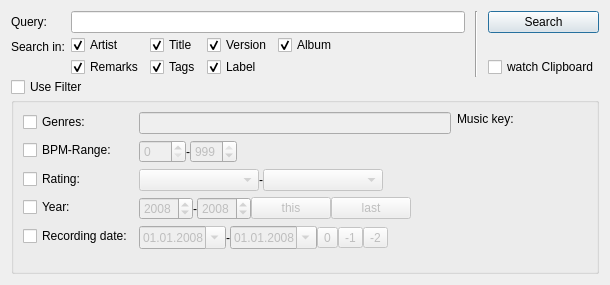
        <widget class="QWidget" name="tab_2">
         <attribute name="icon">
          <iconset resource="../../resources.qrc">
           <normaloff>:/icons/resources/viewmag.png</normaloff>:/icons/resources/viewmag.png</iconset>
         </attribute>
         <attribute name="title">
          <string>Quicksearch</string>
         </attribute>
         <layout class="QVBoxLayout" name="verticalLayout_4">
          <property name="spacing">
           <number>0</number>
          </property>
          <item>
           <layout class="QHBoxLayout" name="horizontalLayout_3">
            <item>
             <layout class="QFormLayout" name="formLayout">
              <property name="fieldGrowthPolicy">
               <enum>QFormLayout::ExpandingFieldsGrow</enum>
              </property>
              <property name="labelAlignment">
               <set>Qt::AlignLeading|Qt::AlignLeft|Qt::AlignVCenter</set>
              </property>
              <property name="horizontalSpacing">
               <number>6</number>
              </property>
              <property name="verticalSpacing">
               <number>2</number>
              </property>
              <property name="topMargin">
               <number>0</number>
              </property>
              <item row="1" column="0">
               <widget class="QLabel" name="label_4">
                <property name="text">
                 <string>Query:</string>
                </property>
               </widget>
              </item>
              <item row="1" column="1">
               <layout class="QHBoxLayout" name="horizontalLayout_4">
                <property name="spacing">
                 <number>6</number>
                </property>
                <item>
                 <widget class="QLineEdit" name="query"/>
                </item>
               </layout>
              </item>
              <item row="2" column="0">
               <widget class="QLabel" name="label_9">
                <property name="sizePolicy">
                 <sizepolicy hsizetype="Preferred" vsizetype="Preferred">
                  <horstretch>0</horstretch>
                  <verstretch>0</verstretch>
                 </sizepolicy>
                </property>
                <property name="text">
                 <string>Search in:</string>
                </property>
                <property name="alignment">
                 <set>Qt::AlignLeading|Qt::AlignLeft|Qt::AlignVCenter</set>
                </property>
               </widget>
              </item>
              <item row="2" column="1">
               <layout class="QHBoxLayout" name="horizontalLayout_7">
                <property name="topMargin">
                 <number>0</number>
                </property>
                <item>
                 <layout class="QGridLayout" name="gridLayout">
                  <property name="horizontalSpacing">
                   <number>6</number>
                  </property>
                  <property name="verticalSpacing">
                   <number>2</number>
                  </property>
                  <item row="0" column="4">
                   <spacer name="horizontalSpacer_4">
                    <property name="orientation">
                     <enum>Qt::Horizontal</enum>
                    </property>
                    <property name="sizeHint" stdset="0">
                     <size>
                      <width>40</width>
                      <height>20</height>
                     </size>
                    </property>
                   </spacer>
                  </item>
                  <item row="0" column="0">
                   <widget class="QCheckBox" name="searchArtist">
                    <property name="text">
                     <string>Artist</string>
                    </property>
                    <property name="checked">
                     <bool>true</bool>
                    </property>
                   </widget>
                  </item>
                  <item row="0" column="1">
                   <widget class="QCheckBox" name="searchTitle">
                    <property name="text">
                     <string>Title</string>
                    </property>
                    <property name="checked">
                     <bool>true</bool>
                    </property>
                   </widget>
                  </item>
                  <item row="0" column="2">
                   <widget class="QCheckBox" name="searchVersion">
                    <property name="text">
                     <string>Version</string>
                    </property>
                    <property name="checked">
                     <bool>true</bool>
                    </property>
                   </widget>
                  </item>
                  <item row="0" column="5">
                   <layout class="QHBoxLayout" name="horizontalLayout_9">
                    <property name="leftMargin">
                     <number>9</number>
                    </property>
                   </layout>
                  </item>
                  <item row="0" column="3">
                   <widget class="QCheckBox" name="searchAlbum">
                    <property name="text">
                     <string>Album</string>
                    </property>
                    <property name="checked">
                     <bool>true</bool>
                    </property>
                   </widget>
                  </item>
                  <item row="1" column="0">
                   <widget class="QCheckBox" name="searchRemarks">
                    <property name="text">
                     <string>Remarks</string>
                    </property>
                    <property name="checked">
                     <bool>true</bool>
                    </property>
                   </widget>
                  </item>
                  <item row="1" column="1">
                   <widget class="QCheckBox" name="searchTags">
                    <property name="text">
                     <string>Tags</string>
                    </property>
                    <property name="checked">
                     <bool>true</bool>
                    </property>
                   </widget>
                  </item>
                  <item row="1" column="2">
                   <widget class="QCheckBox" name="searchLabel">
                    <property name="text">
                     <string>Label</string>
                    </property>
                    <property name="checked">
                     <bool>true</bool>
                    </property>
                   </widget>
                  </item>
                 </layout>
                </item>
                <item>
                 <spacer name="horizontalSpacer_3">
                  <property name="orientation">
                   <enum>Qt::Horizontal</enum>
                  </property>
                  <property name="sizeHint" stdset="0">
                   <size>
                    <width>40</width>
                    <height>20</height>
                   </size>
                  </property>
                 </spacer>
                </item>
               </layout>
              </item>
             </layout>
            </item>
            <item>
             <spacer name="horizontalSpacer_9">
              <property name="orientation">
               <enum>Qt::Horizontal</enum>
              </property>
              <property name="sizeType">
               <enum>QSizePolicy::Fixed</enum>
              </property>
              <property name="sizeHint" stdset="0">
               <size>
                <width>10</width>
                <height>20</height>
               </size>
              </property>
             </spacer>
            </item>
            <item>
             <widget class="Line" name="line_2">
              <property name="midLineWidth">
               <number>0</number>
              </property>
              <property name="orientation">
               <enum>Qt::Vertical</enum>
              </property>
             </widget>
            </item>
            <item>
             <spacer name="horizontalSpacer_10">
              <property name="orientation">
               <enum>Qt::Horizontal</enum>
              </property>
              <property name="sizeType">
               <enum>QSizePolicy::Fixed</enum>
              </property>
              <property name="sizeHint" stdset="0">
               <size>
                <width>10</width>
                <height>20</height>
               </size>
              </property>
             </spacer>
            </item>
            <item>
             <layout class="QVBoxLayout" name="verticalLayout_9">
              <item>
               <widget class="QPushButton" name="quicksearchButton">
                <property name="text">
                 <string>Search</string>
                </property>
                <property name="icon">
                 <iconset resource="../../resources.qrc">
                  <normaloff>:/icons/resources/next.png</normaloff>:/icons/resources/next.png</iconset>
                </property>
                <property name="iconSize">
                 <size>
                  <width>16</width>
                  <height>16</height>
                 </size>
                </property>
                <property name="default">
                 <bool>true</bool>
                </property>
               </widget>
              </item>
              <item>
               <spacer name="verticalSpacer">
                <property name="orientation">
                 <enum>Qt::Vertical</enum>
                </property>
                <property name="sizeHint" stdset="0">
                 <size>
                  <width>20</width>
                  <height>10</height>
                 </size>
                </property>
               </spacer>
              </item>
              <item>
               <widget class="QCheckBox" name="watchClipboard">
                <property name="text">
                 <string>watch Clipboard</string>
                </property>
               </widget>
              </item>
             </layout>
            </item>
           </layout>
          </item>
          <item>
           <widget class="QCheckBox" name="useFilter">
            <property name="text">
             <string>Use Filter</string>
            </property>
           </widget>
          </item>
          <item>
           <widget class="QGroupBox" name="filter">
            <property name="sizePolicy">
             <sizepolicy hsizetype="Preferred" vsizetype="Fixed">
              <horstretch>0</horstretch>
              <verstretch>0</verstretch>
             </sizepolicy>
            </property>
            <property name="title">
             <string/>
            </property>
            <layout class="QHBoxLayout" name="horizontalLayout_11">
             <item>
              <layout class="QHBoxLayout" name="horizontalLayout_10">
               <property name="topMargin">
                <number>0</number>
               </property>
               <item>
                <layout class="QFormLayout" name="formLayout_3">
                 <property name="labelAlignment">
                  <set>Qt::AlignLeading|Qt::AlignLeft|Qt::AlignVCenter</set>
                 </property>
                 <item row="0" column="0">
                  <widget class="QCheckBox" name="enableGenreSearch">
                   <property name="text">
                    <string>Genres:</string>
                   </property>
                  </widget>
                 </item>
                 <item row="1" column="0">
                  <widget class="QCheckBox" name="enableBpmSearch">
                   <property name="text">
                    <string>BPM-Range:</string>
                   </property>
                   <property name="checked">
                    <bool>false</bool>
                   </property>
                  </widget>
                 </item>
                 <item row="0" column="1">
                  <widget class="QLineEdit" name="qs_genre">
                   <property name="enabled">
                    <bool>false</bool>
                   </property>
                  </widget>
                 </item>
                 <item row="1" column="1">
                  <layout class="QHBoxLayout" name="horizontalLayout_12">
                   <property name="spacing">
                    <number>0</number>
                   </property>
                   <item>
                    <widget class="QSpinBox" name="bpmStart">
                     <property name="enabled">
                      <bool>false</bool>
                     </property>
                     <property name="maximum">
                      <number>999</number>
                     </property>
                    </widget>
                   </item>
                   <item>
                    <widget class="QLabel" name="label_15">
                     <property name="text">
                      <string>-</string>
                     </property>
                    </widget>
                   </item>
                   <item>
                    <widget class="QSpinBox" name="bpmEnd">
                     <property name="enabled">
                      <bool>false</bool>
                     </property>
                     <property name="maximum">
                      <number>999</number>
                     </property>
                     <property name="value">
                      <number>999</number>
                     </property>
                    </widget>
                   </item>
                   <item>
                    <spacer name="horizontalSpacer_5">
                     <property name="orientation">
                      <enum>Qt::Horizontal</enum>
                     </property>
                     <property name="sizeHint" stdset="0">
                      <size>
                       <width>40</width>
                       <height>20</height>
                      </size>
                     </property>
                    </spacer>
                   </item>
                  </layout>
                 </item>
                 <item row="2" column="0">
                  <widget class="QCheckBox" name="enableRatingSearch">
                   <property name="text">
                    <string>Rating:</string>
                   </property>
                   <property name="checked">
                    <bool>false</bool>
                   </property>
                  </widget>
                 </item>
                 <item row="2" column="1">
                  <layout class="QHBoxLayout" name="horizontalLayout_15">
                   <property name="spacing">
                    <number>0</number>
                   </property>
                   <property name="rightMargin">
                    <number>0</number>
                   </property>
                   <item>
                    <widget class="QComboBox" name="ratingStart">
                     <property name="enabled">
                      <bool>false</bool>
                     </property>
                     <property name="sizePolicy">
                      <sizepolicy hsizetype="Minimum" vsizetype="Maximum">
                       <horstretch>0</horstretch>
                       <verstretch>0</verstretch>
                      </sizepolicy>
                     </property>
                     <property name="minimumSize">
                      <size>
                       <width>120</width>
                       <height>0</height>
                      </size>
                     </property>
                     <property name="iconSize">
                      <size>
                       <width>96</width>
                       <height>16</height>
                      </size>
                     </property>
                     <item>
                      <property name="text">
                       <string/>
                      </property>
                      <property name="icon">
                       <iconset resource="../../resources.qrc">
                        <normaloff>:/bewertung/resources/sterne-unbewertet.png</normaloff>:/bewertung/resources/sterne-unbewertet.png</iconset>
                      </property>
                     </item>
                     <item>
                      <property name="text">
                       <string/>
                      </property>
                      <property name="icon">
                       <iconset resource="../../resources.qrc">
                        <normaloff>:/bewertung/resources/sterne1.png</normaloff>:/bewertung/resources/sterne1.png</iconset>
                      </property>
                     </item>
                     <item>
                      <property name="text">
                       <string/>
                      </property>
                      <property name="icon">
                       <iconset resource="../../resources.qrc">
                        <normaloff>:/bewertung/resources/sterne2.png</normaloff>:/bewertung/resources/sterne2.png</iconset>
                      </property>
                     </item>
                     <item>
                      <property name="text">
                       <string/>
                      </property>
                      <property name="icon">
                       <iconset resource="../../resources.qrc">
                        <normaloff>:/bewertung/resources/sterne3.png</normaloff>:/bewertung/resources/sterne3.png</iconset>
                      </property>
                     </item>
                     <item>
                      <property name="text">
                       <string/>
                      </property>
                      <property name="icon">
                       <iconset resource="../../resources.qrc">
                        <normaloff>:/bewertung/resources/sterne4.png</normaloff>:/bewertung/resources/sterne4.png</iconset>
                      </property>
                     </item>
                     <item>
                      <property name="text">
                       <string/>
                      </property>
                      <property name="icon">
                       <iconset resource="../../resources.qrc">
                        <normaloff>:/bewertung/resources/sterne5.png</normaloff>:/bewertung/resources/sterne5.png</iconset>
                      </property>
                     </item>
                     <item>
                      <property name="text">
                       <string/>
                      </property>
                      <property name="icon">
                       <iconset resource="../../resources.qrc">
                        <normaloff>:/bewertung/resources/sterne6.png</normaloff>:/bewertung/resources/sterne6.png</iconset>
                      </property>
                     </item>
                    </widget>
                   </item>
                   <item>
                    <widget class="QLabel" name="label_16">
                     <property name="text">
                      <string>-</string>
                     </property>
                    </widget>
                   </item>
                   <item>
                    <widget class="QComboBox" name="ratingEnd">
                     <property name="enabled">
                      <bool>false</bool>
                     </property>
                     <property name="sizePolicy">
                      <sizepolicy hsizetype="Minimum" vsizetype="Maximum">
                       <horstretch>0</horstretch>
                       <verstretch>0</verstretch>
                      </sizepolicy>
                     </property>
                     <property name="minimumSize">
                      <size>
                       <width>120</width>
                       <height>0</height>
                      </size>
                     </property>
                     <property name="currentIndex">
                      <number>6</number>
                     </property>
                     <property name="iconSize">
                      <size>
                       <width>96</width>
                       <height>16</height>
                      </size>
                     </property>
                     <item>
                      <property name="text">
                       <string/>
                      </property>
                      <property name="icon">
                       <iconset resource="../../resources.qrc">
                        <normaloff>:/bewertung/resources/sterne-unbewertet.png</normaloff>:/bewertung/resources/sterne-unbewertet.png</iconset>
                      </property>
                     </item>
                     <item>
                      <property name="text">
                       <string/>
                      </property>
                      <property name="icon">
                       <iconset resource="../../resources.qrc">
                        <normaloff>:/bewertung/resources/sterne1.png</normaloff>:/bewertung/resources/sterne1.png</iconset>
                      </property>
                     </item>
                     <item>
                      <property name="text">
                       <string/>
                      </property>
                      <property name="icon">
                       <iconset resource="../../resources.qrc">
                        <normaloff>:/bewertung/resources/sterne2.png</normaloff>:/bewertung/resources/sterne2.png</iconset>
                      </property>
                     </item>
                     <item>
                      <property name="text">
                       <string/>
                      </property>
                      <property name="icon">
                       <iconset resource="../../resources.qrc">
                        <normaloff>:/bewertung/resources/sterne3.png</normaloff>:/bewertung/resources/sterne3.png</iconset>
                      </property>
                     </item>
                     <item>
                      <property name="text">
                       <string/>
                      </property>
                      <property name="icon">
                       <iconset resource="../../resources.qrc">
                        <normaloff>:/bewertung/resources/sterne4.png</normaloff>:/bewertung/resources/sterne4.png</iconset>
                      </property>
                     </item>
                     <item>
                      <property name="text">
                       <string/>
                      </property>
                      <property name="icon">
                       <iconset resource="../../resources.qrc">
                        <normaloff>:/bewertung/resources/sterne5.png</normaloff>:/bewertung/resources/sterne5.png</iconset>
                      </property>
                     </item>
                     <item>
                      <property name="text">
                       <string/>
                      </property>
                      <property name="icon">
                       <iconset resource="../../resources.qrc">
                        <normaloff>:/bewertung/resources/sterne6.png</normaloff>:/bewertung/resources/sterne6.png</iconset>
                      </property>
                     </item>
                    </widget>
                   </item>
                   <item>
                    <spacer name="horizontalSpacer_11">
                     <property name="orientation">
                      <enum>Qt::Horizontal</enum>
                     </property>
                     <property name="sizeHint" stdset="0">
                      <size>
                       <width>40</width>
                       <height>20</height>
                      </size>
                     </property>
                    </spacer>
                   </item>
                  </layout>
                 </item>
                 <item row="3" column="0">
                  <widget class="QCheckBox" name="enableYearSearch">
                   <property name="text">
                    <string>Year:</string>
                   </property>
                  </widget>
                 </item>
                 <item row="3" column="1">
                  <layout class="QHBoxLayout" name="horizontalLayout_13">
                   <property name="spacing">
                    <number>0</number>
                   </property>
                   <item>
                    <widget class="QDateEdit" name="releaseDateStart">
                     <property name="enabled">
                      <bool>false</bool>
                     </property>
                     <property name="dateTime">
                      <datetime>
                       <hour>0</hour>
                       <minute>0</minute>
                       <second>0</second>
                       <year>2008</year>
                       <month>1</month>
                       <day>1</day>
                      </datetime>
                     </property>
                     <property name="displayFormat">
                      <string>yyyy</string>
                     </property>
                     <property name="calendarPopup">
                      <bool>false</bool>
                     </property>
                     <property name="date">
                      <date>
                       <year>2008</year>
                       <month>1</month>
                       <day>1</day>
                      </date>
                     </property>
                    </widget>
                   </item>
                   <item>
                    <widget class="QLabel" name="label_17">
                     <property name="text">
                      <string>-</string>
                     </property>
                    </widget>
                   </item>
                   <item>
                    <widget class="QDateEdit" name="releaseDateEnd">
                     <property name="enabled">
                      <bool>false</bool>
                     </property>
                     <property name="dateTime">
                      <datetime>
                       <hour>0</hour>
                       <minute>0</minute>
                       <second>0</second>
                       <year>2008</year>
                       <month>1</month>
                       <day>1</day>
                      </datetime>
                     </property>
                     <property name="displayFormat">
                      <string>yyyy</string>
                     </property>
                     <property name="calendarPopup">
                      <bool>false</bool>
                     </property>
                     <property name="date">
                      <date>
                       <year>2008</year>
                       <month>1</month>
                       <day>1</day>
                      </date>
                     </property>
                    </widget>
                   </item>
                   <item>
                    <widget class="QPushButton" name="setThisYear">
                     <property name="enabled">
                      <bool>false</bool>
                     </property>
                     <property name="text">
                      <string>this</string>
                     </property>
                    </widget>
                   </item>
                   <item>
                    <widget class="QPushButton" name="setLastYear">
                     <property name="enabled">
                      <bool>false</bool>
                     </property>
                     <property name="text">
                      <string>last</string>
                     </property>
                    </widget>
                   </item>
                   <item>
                    <spacer name="horizontalSpacer_6">
                     <property name="orientation">
                      <enum>Qt::Horizontal</enum>
                     </property>
                     <property name="sizeHint" stdset="0">
                      <size>
                       <width>40</width>
                       <height>20</height>
                      </size>
                     </property>
                    </spacer>
                   </item>
                  </layout>
                 </item>
                 <item row="4" column="0">
                  <widget class="QCheckBox" name="enableRecordingDateSearch">
                   <property name="text">
                    <string>Recording date:</string>
                   </property>
                  </widget>
                 </item>
                 <item row="4" column="1">
                  <layout class="QHBoxLayout" name="horizontalLayout_14">
                   <property name="spacing">
                    <number>0</number>
                   </property>
                   <item>
                    <widget class="QDateEdit" name="recordDateStart">
                     <property name="enabled">
                      <bool>false</bool>
                     </property>
                     <property name="displayFormat">
                      <string>dd.MM.yyyy</string>
                     </property>
                     <property name="calendarPopup">
                      <bool>true</bool>
                     </property>
                     <property name="date">
                      <date>
                       <year>2008</year>
                       <month>1</month>
                       <day>1</day>
                      </date>
                     </property>
                    </widget>
                   </item>
                   <item>
                    <widget class="QLabel" name="label_14">
                     <property name="text">
                      <string>-</string>
                     </property>
                    </widget>
                   </item>
                   <item>
                    <widget class="QDateEdit" name="recordDateEnd">
                     <property name="enabled">
                      <bool>false</bool>
                     </property>
                     <property name="displayFormat">
                      <string>dd.MM.yyyy</string>
                     </property>
                     <property name="calendarPopup">
                      <bool>true</bool>
                     </property>
                     <property name="date">
                      <date>
                       <year>2008</year>
                       <month>1</month>
                       <day>1</day>
                      </date>
                     </property>
                    </widget>
                   </item>
                   <item>
                    <widget class="QToolButton" name="setRecordingDate0">
                     <property name="enabled">
                      <bool>false</bool>
                     </property>
                     <property name="text">
                      <string>0</string>
                     </property>
                    </widget>
                   </item>
                   <item>
                    <widget class="QToolButton" name="setRecordingDate1">
                     <property name="enabled">
                      <bool>false</bool>
                     </property>
                     <property name="text">
                      <string>-1</string>
                     </property>
                    </widget>
                   </item>
                   <item>
                    <widget class="QToolButton" name="setRecordingDate2">
                     <property name="enabled">
                      <bool>false</bool>
                     </property>
                     <property name="text">
                      <string>-2</string>
                     </property>
                    </widget>
                   </item>
                   <item>
                    <spacer name="horizontalSpacer_7">
                     <property name="orientation">
                      <enum>Qt::Horizontal</enum>
                     </property>
                     <property name="sizeHint" stdset="0">
                      <size>
                       <width>40</width>
                       <height>20</height>
                      </size>
                     </property>
                    </spacer>
                   </item>
                  </layout>
                 </item>
                </layout>
               </item>
              </layout>
             </item>
             <item>
              <layout class="QVBoxLayout" name="verticalLayout_10">
               <item>
                <widget class="QLabel" name="label_55">
                 <property name="text">
                  <string>Music key:</string>
                 </property>
                </widget>
               </item>
               <item>
                <widget class="KeyWheel" name="keywheel">
                 <property name="minimumSize">
                  <size>
                   <width>130</width>
                   <height>130</height>
                  </size>
                 </property>
                 <property name="maximumSize">
                  <size>
                   <width>130</width>
                   <height>130</height>
                  </size>
                 </property>
                 <property name="frameShape">
                  <enum>QFrame::NoFrame</enum>
                 </property>
                 <property name="text">
                  <string/>
                 </property>
                 <property name="pixmap">
                  <pixmap resource="../../resources.qrc">:/openkey/resources/keywheel/key0000.png</pixmap>
                 </property>
                 <property name="scaledContents">
                  <bool>false</bool>
                 </property>
                 <property name="margin">
                  <number>0</number>
                 </property>
                </widget>
               </item>
              </layout>
             </item>
            </layout>
           </widget>
          </item>
          <item>
           <spacer name="verticalSpacer_5">
            <property name="orientation">
             <enum>Qt::Vertical</enum>
            </property>
            <property name="sizeHint" stdset="0">
             <size>
              <width>20</width>
              <height>0</height>
             </size>
            </property>
           </spacer>
          </item>
         </layout>
        </widget>
